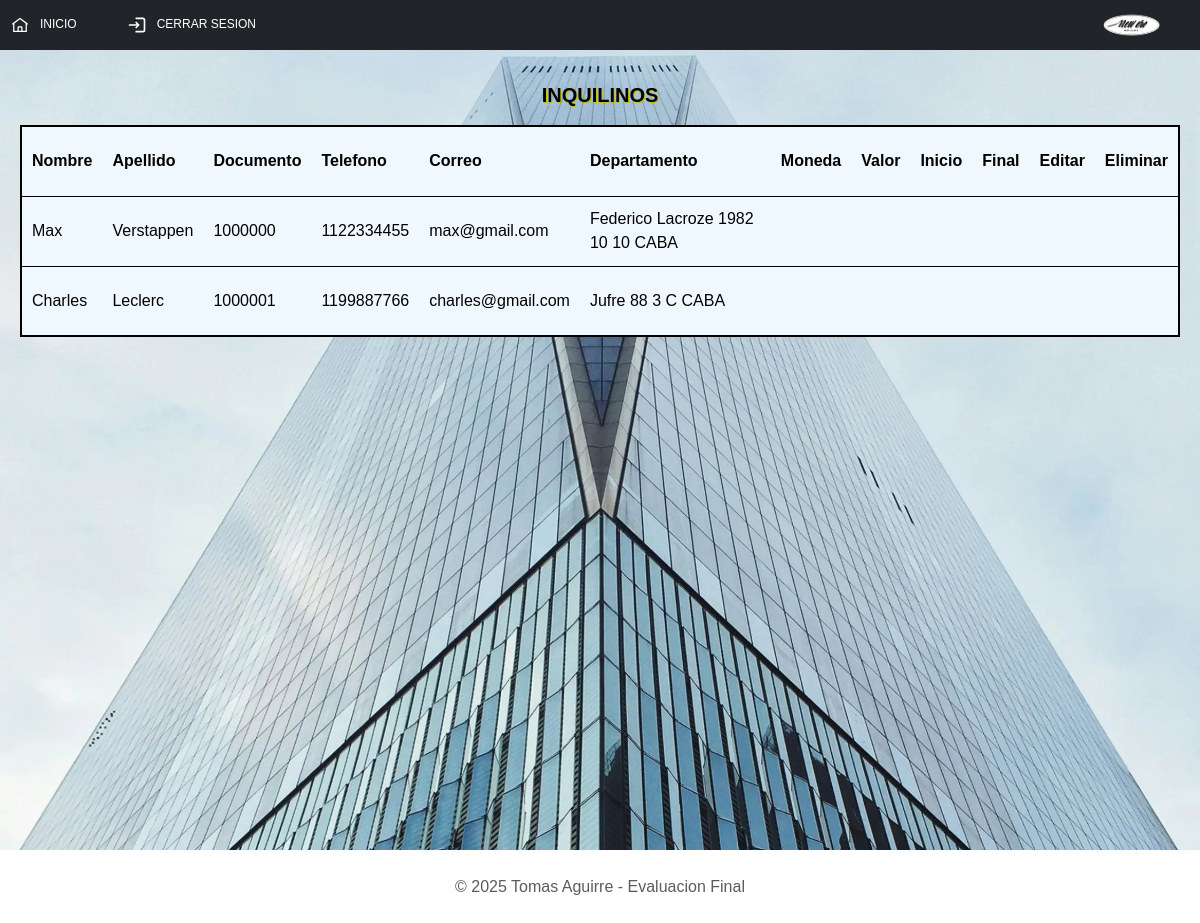
/admin/items.php?inq=ok (signed in), run on the app's committed database.
### tables this page shows
CREATE TABLE `inquilinos` (
  `id_inquilino` int(11) NOT NULL,
  `nombre` varchar(45) NOT NULL,
  `apellido` varchar(45) NOT NULL,
  `documento` varchar(45) NOT NULL,
  `telefono` varchar(45) NOT NULL,
  `correo` varchar(45) NOT NULL,
  `clave` varchar(45) NOT NULL,
  `fk_depto` int(11) NOT NULL,
  `fk_alquiler` int(11) NOT NULL,
  `fk_usuario` int(11) NOT NULL
);

CREATE TABLE `departamentos` (
  `id_depto` int(11) NOT NULL,
  `calle` varchar(45) NOT NULL,
  `altura` varchar(45) NOT NULL,
  `piso` varchar(45) NOT NULL,
  `unidad` varchar(45) NOT NULL,
  `barrio` varchar(45) NOT NULL,
  `localidad` varchar(45) NOT NULL,
  `estado` varchar(45) NOT NULL,
  `fk_expensa` int(11) NOT NULL,
  `fk_abl` int(11) NOT NULL,
  `codigo` varchar(45) NOT NULL
);

### admin/items.php (the view, shortened to what this page needs)
<?php
include_once("../components/header.php");
?>
<main class="main">
    <?php
        print "<section class='main-item'>";
        include_once("../components/conf/conf.php");
        if(isset($_GET['depto'])){
            $consulta="SELECT * FROM `departamentos`";
            $respuesta=mysqli_query($con,$consulta);
            print"
            <section>
                <h2>Departamentos<a href='form_agregar.php?agregar_depto=ok' class='boton'>-Agregar-</a></h2>
            </section>
            <table class='table-item'>
                <thead>
                    <tr>
                        <th>Calle</th>
                        <th>Altura</th>
                        <th>Piso</th>
                        <th>Unidad</th>
                        <th>Barrio</th>
                        <th>Localidad</th>
                        <th>Estado</th>
                        <th>Codigo</th>
                        <th>Acciones</th>
                    </tr>
                </thead>
                <tbody>";
                while($fila=mysqli_fetch_array($respuesta)){
                    print"
                    <tr>
                        <td>$fila[calle]</td>
                        <td>$fila[altura]</td>
                        <td>$fila[piso]</td>
                        <td>$fila[unidad]</td>
                        <td>$fila[barrio]</td>
                        <td>$fila[localidad]</td>
                        <td>$fila[estado]</td>
                        <td>$fila[codigo]</td>
                        <td><a href='form_modificar.php?id_depto=$fila[id_depto]' class='boton_mod'>Modificar</a></td>
                        <td><a href='abm_admin/eliminar.php?id_depto=$fila[id_depto]' class='boton_eliminar'>Eliminar</a></td>
                    </tr>";
                }
                print"</tbody>";
            print"</table>";
        }
        else if(isset($_GET['inq'])){
            $consulta5="SELECT * FROM `inquilinos`";
            $respuesta5=mysqli_query($con,$consulta5);
            print"
            <section>
                <h2>Inquilinos</h2>
            </section>
            <table class='table-item'>
                <thead>
                    <tr>
                        <th>Nombre</th>
                        <th>Apellido</th>
                        <th>Documento</th>
                        <th>Telefono</th>
                        <th>Correo</th>
                        <th>Departamento</th>
                        <th>Moneda</th>
                        <th>Valor</th>
                        <th>Inicio</th>
                        <th>Final</th>
                        <th>Editar</th>
                        <th>Eliminar</th>
                    </tr>
                </thead>
                <tbody>";
                while($fila5=mysqli_fetch_array($respuesta5)){
                    print"
                    <tr>
                    <td>$fila5[nombre]</td>
                    <td>$fila5[apellido]</td>
                    <td>$fila5[documento]</td>
                    <td>$fila5[telefono]</td>
                    <td>$fila5[correo]</td>";
                    $consulta6="SELECT * FROM `departamentos` WHERE `id_depto`=$fila5[fk_depto]";
                    $respuesta6=mysqli_query($con,$consulta6);
                    while($fila6=mysqli_fetch_array($respuesta6)){
                        print"
                            <td>$fila6[calle] $fila6[altura] $fila6[piso] $fila6[unidad] $fila6[localidad]</td>
                        ";
                    }
                }
                print"</tbody>";
            print"</table>";
        }
        print "</section>";
    ?>
</main>
<?php
include_once("../components/footer.php")
?>

### css/style.css (style rules this page uses)
* { padding: 0px; margin: 0px; }
html { font-size: 62.5%; }
body { font-size: 16px; color: black; font-family: 'Lucida Sans', 'Lucida Sans Regular', 'Lucida Grande', 'Lucida Sans Unicode', Geneva, Verdana, sans-serif; min-height: 100vh; }
.main { background: url(../img/edificio_fondo.webp); background-size: cover; padding: 2rem; margin: 0rem; background-repeat: no-repeat; background-position: 50%; width: 100%; height: 100vh; }
.main h2 { text-align: center; text-transform: uppercase; font-family: 'Lucida Sans Unicode', 'Lucida Grande', 'Lucida Sans', Arial, sans-serif; font-weight: bold; height: 5rem; border-radius: 7px; display: flex; align-items: center; justify-content: center; text-shadow: 1px 1px rgb(188, 191, 8); }
table { width: 80%; border: solid black 2px; border-radius: 3px; }
tbody tr { border: solid 1px black; }
td, th { padding: 10px; }
tr { height: 70px; }
.table-item { width: 100% !important; background-color: aliceblue; }
.main-item { width: 100% !important; }

### data on the page
inquilinos: nombre "Max", apellido "Verstappen", documento "1000000", telefono "1122334455", correo "max@gmail.com"
departamentos: calle "Federico Lacroze", altura "1982", piso "10", unidad "10", localidad "CABA"
inquilinos: nombre "Charles", apellido "Leclerc", documento "1000001", telefono "1199887766", correo "charles@gmail.com"
departamentos: calle "Jufre", altura "88", piso "3", unidad "C", localidad "CABA"
